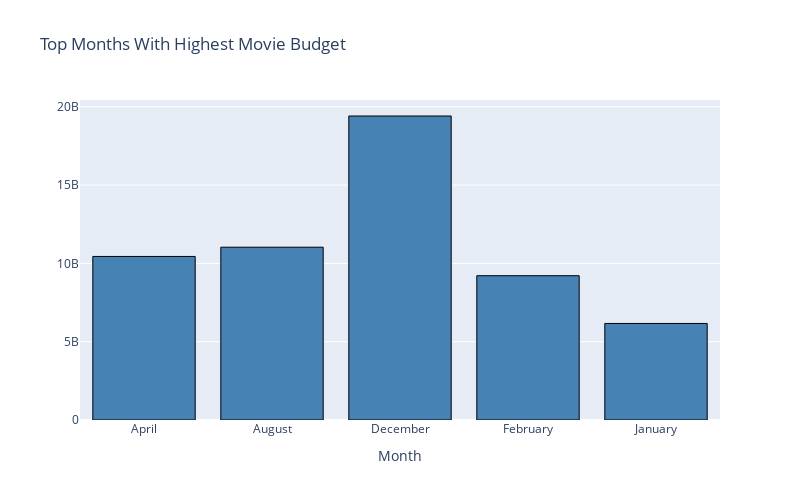

This figure's notebook cell:
### Markdown cell above
#                                       Which Months has Highest Movie Budget?

#### Visualizing the Top 5 months based on the movies budget this is done to know which month of the year has  highest movie budget

### Code cell
#Months with highest movie budget
Movie_budget = movie.groupby('release_month', as_index= False)['budget'].sum()[:5] 
trace = go.Bar(
                    x = Movie_budget['release_month'],
                    y = Movie_budget['budget'],
                    orientation='v',
                    marker = dict(color='steelblue',
                                 line=dict(color='black',width=1)),
                    )
data = [trace]
layout = go.Layout(barmode = "group",title='Top Months With Highest Movie Budget',width=800, height=500, 
                       xaxis= dict(title='Month'),
                       showlegend=False)
fig = go.Figure(data = data, layout = layout)
iplot(fig)

### Figure 1 — Plotly figure (JSON) as saved in the notebook; plotly's stock layout.template omitted (floating-point values rounded to 4 significant figures)
{"data": [{"marker": {"color": "steelblue", "line": {"color": "black", "width": 1}}, "orientation": "v", "type": "bar", "x": ["April", "August", "December", "February", "January"], "y": [10444398315, 11034143289, 19413042461, 9215605247, 6164789560]}], "layout": {"barmode": "group", "height": 500, "showlegend": false, "title": {"text": "Top Months With Highest Movie Budget"}, "width": 800, "xaxis": {"title": {"text": "Month"}}}}
